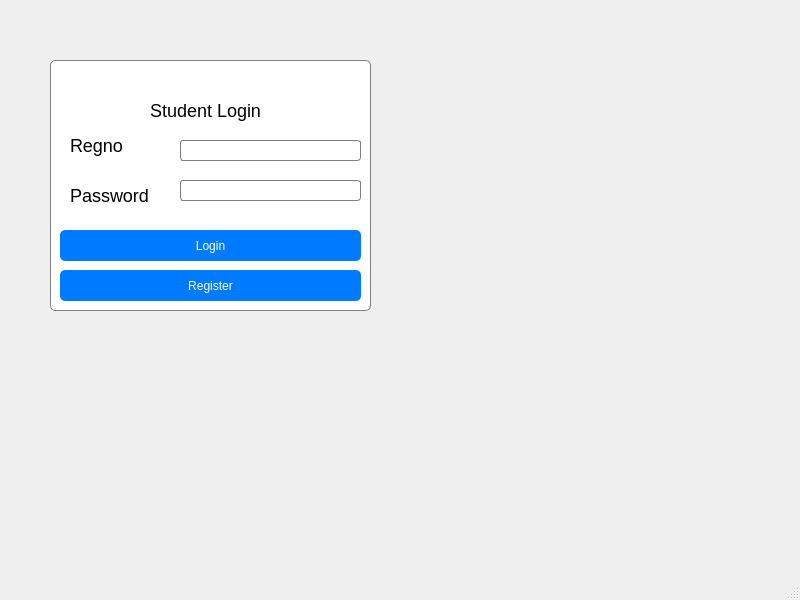
<?xml version="1.0" encoding="UTF-8"?>
<ui version="4.0">
 <class>MainWindow1</class>
 <widget class="QMainWindow" name="MainWindow1">
  <property name="geometry">
   <rect>
    <x>0</x>
    <y>0</y>
    <width>800</width>
    <height>600</height>
   </rect>
  </property>
  <property name="windowTitle">
   <string>MainWindow</string>
  </property>
  <widget class="QWidget" name="centralwidget">
   <widget class="QGroupBox" name="groupBox">
    <property name="geometry">
     <rect>
      <x>50</x>
      <y>60</y>
      <width>321</width>
      <height>251</height>
     </rect>
    </property>
    <property name="styleSheet">
     <string notr="true">QGroupBox {
    background-color: white;
    border: 1px solid gray; /* Optional: adds a border */
    border-radius: 5px; /* Optional: rounds the corners */
}

QGroupBox::title {
    background-color: transparent;
    subcontrol-origin: margin;
    padding: 5px; /* Adds spacing around the title */
}

QGroupBox QLabel {
    font-size: 18px; /* Adjust label font size */
    color: black; /* Change label text color */

 
}

QGroupBox QLineEdit {
    background-color: white;
    border: 1px solid gray;
    border-radius: 3px;
    padding: 3px; /* Adds inner padding for text input */
}

QGroupBox QPushButton {
    background-color: #007BFF; /* Blue background */
    color: white; /* White text */
    border: none;
    border-radius: 5px;
    padding: 5px 10px;
}

QGroupBox QPushButton:hover {
    background-color: #0056b3; /* Darker blue on hover */
}

QGroupBox QPushButton:pressed {
    background-color: #004494; /* Even darker blue when pressed */
}
</string>
    </property>
    <property name="title">
     <string/>
    </property>
    <widget class="QLabel" name="label">
     <property name="geometry">
      <rect>
       <x>20</x>
       <y>70</y>
       <width>71</width>
       <height>31</height>
      </rect>
     </property>
     <property name="text">
      <string>Regno</string>
     </property>
    </widget>
    <widget class="QLabel" name="label_2">
     <property name="geometry">
      <rect>
       <x>20</x>
       <y>120</y>
       <width>91</width>
       <height>31</height>
      </rect>
     </property>
     <property name="text">
      <string>Password</string>
     </property>
    </widget>
    <widget class="QLineEdit" name="lineEdit">
     <property name="geometry">
      <rect>
       <x>130</x>
       <y>80</y>
       <width>181</width>
       <height>21</height>
      </rect>
     </property>
    </widget>
    <widget class="QLineEdit" name="lineEdit_2">
     <property name="geometry">
      <rect>
       <x>130</x>
       <y>120</y>
       <width>181</width>
       <height>21</height>
      </rect>
     </property>
    </widget>
    <widget class="QLabel" name="label_3">
     <property name="geometry">
      <rect>
       <x>100</x>
       <y>30</y>
       <width>141</width>
       <height>41</height>
      </rect>
     </property>
     <property name="text">
      <string>Student Login</string>
     </property>
    </widget>
    <widget class="QPushButton" name="pushButton">
     <property name="geometry">
      <rect>
       <x>10</x>
       <y>170</y>
       <width>301</width>
       <height>31</height>
      </rect>
     </property>
     <property name="text">
      <string>Login</string>
     </property>
    </widget>
    <widget class="QPushButton" name="pushButton_2">
     <property name="geometry">
      <rect>
       <x>10</x>
       <y>210</y>
       <width>301</width>
       <height>31</height>
      </rect>
     </property>
     <property name="text">
      <string>Register</string>
     </property>
    </widget>
   </widget>
  </widget>
  <widget class="QMenuBar" name="menubar">
   <property name="geometry">
    <rect>
     <x>0</x>
     <y>0</y>
     <width>800</width>
     <height>18</height>
    </rect>
   </property>
  </widget>
  <widget class="QStatusBar" name="statusbar"/>
 </widget>
 <resources/>
 <connections/>
</ui>
